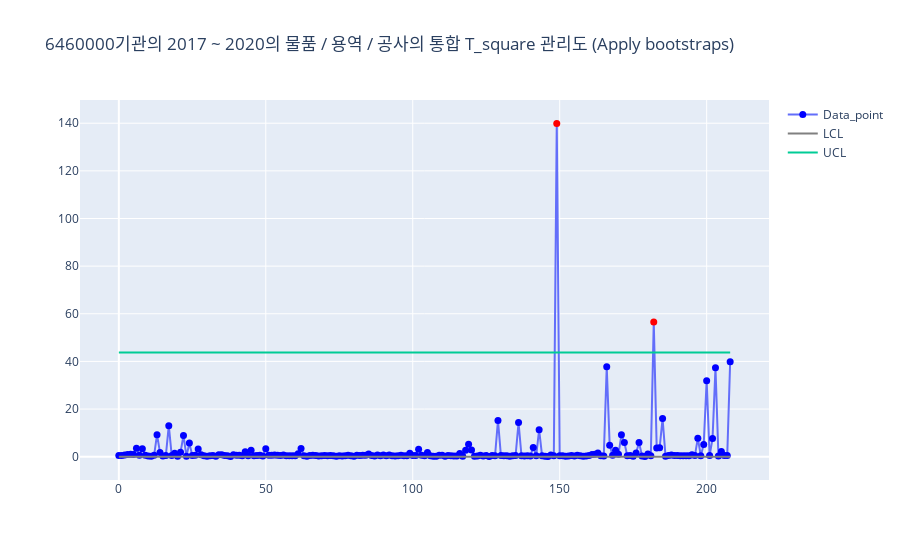

Notebook code cell kept with this figure:
### Code cell
a, lst_out ,c ,df_except_2,d = t_square_interpret('6460000',1000,alpha=0.01)
a, lst_out ,c ,df_except_1,d = t_square_interpret('B500001',1000,alpha=0.01)
a, lst_out ,c ,df_except,d =t_square_interpret('4930000',1000,alpha=0.01)

### Figure 1 — Plotly figure (JSON) as saved in the notebook; plotly's stock layout.template omitted (floating-point values rounded to 4 significant figures; data arrays with more than 128 entries replaced by an {"elided": "..."} marker saying what was removed)
{"data": [{"marker": {"color": {"elided": "209 str values"}, "size": 7}, "mode": "lines+markers", "name": "Data_point", "text": {"elided": "209 str values"}, "type": "scatter", "x": {"elided": "209 int values"}, "y": {"elided": "209 float values"}}, {"marker": {"color": "gray"}, "mode": "lines", "name": "LCL", "type": "scatter", "x": {"elided": "209 int values"}, "y": {"elided": "209 int values"}}, {"mode": "lines", "name": "UCL", "type": "scatter", "x": {"elided": "209 int values"}, "y": {"elided": "209 float values"}}], "layout": {"title": {"text": "6460000기관의 2017 ~ 2020의 물품 / 용역 / 공사의 통합 T_square 관리도 (Apply bootstraps)"}}}
